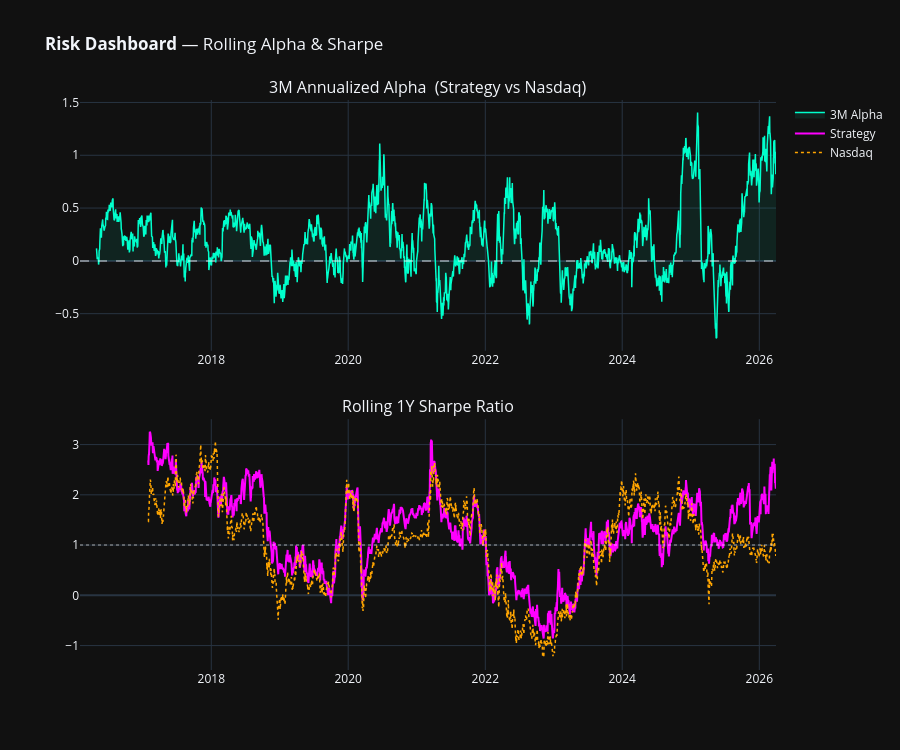

This figure's notebook cell:
### Code cell
# ── 5b. Rolling metrics dashboard ────────────────────────────────────────
fig_m = make_subplots(rows=2, cols=1, vertical_spacing=0.12,
    subplot_titles=(
        f"3M Annualized Alpha  (Strategy vs Nasdaq)",
        "Rolling 1Y Sharpe Ratio"))

fig_m.add_trace(go.Scatter(x=r_alpha.index, y=r_alpha, name="3M Alpha",
    line=dict(color='#00FFCC', width=1.5),
    fill='tozeroy', fillcolor='rgba(0,255,204,0.08)'), row=1, col=1)
fig_m.add_hline(y=0, line_dash="dash", line_color="white", opacity=0.4, row=1, col=1)

fig_m.add_trace(go.Scatter(x=roll_sharpe.index, y=roll_sharpe,
    name="Strategy", line=dict(color='magenta', width=2)), row=2, col=1)
fig_m.add_trace(go.Scatter(x=ndq_rs.index, y=ndq_rs,
    name="Nasdaq", line=dict(color='orange', width=1.5, dash='dot')), row=2, col=1)
fig_m.add_hline(y=1, line_dash="dot", line_color="white", opacity=0.3, row=2, col=1)

fig_m.update_layout(height=750, autosize=True, template="plotly_dark", hovermode="x unified",
    title="<b>Risk Dashboard</b> — Rolling Alpha & Sharpe")
fig_m.show()

### Figure 1 — Plotly figure (JSON) as saved in the notebook; plotly's stock layout.template omitted (floating-point values rounded to 4 significant figures; data arrays with more than 128 entries replaced by an {"elided": "..."} marker saying what was removed)
{"data": [{"fill": "tozeroy", "fillcolor": "rgba(0,255,204,0.08)", "line": {"color": "#00FFCC", "width": 1.5}, "name": "3M Alpha", "type": "scatter", "x": {"elided": "2556 str values"}, "xaxis": "x", "y": {"elided": "2556 float values"}, "yaxis": "y"}, {"line": {"color": "magenta", "width": 2}, "name": "Strategy", "type": "scatter", "x": {"elided": "2556 str values"}, "xaxis": "x2", "y": {"elided": "2556 float values"}, "yaxis": "y2"}, {"line": {"color": "orange", "dash": "dot", "width": 1.5}, "name": "Nasdaq", "type": "scatter", "x": {"elided": "2556 str values"}, "xaxis": "x2", "y": {"elided": "2556 float values"}, "yaxis": "y2"}], "layout": {"annotations": [{"font": {"size": 16}, "showarrow": false, "text": "3M Annualized Alpha  (Strategy vs Nasdaq)", "x": 0.5, "xanchor": "center", "xref": "paper", "y": 1, "yanchor": "bottom", "yref": "paper"}, {"font": {"size": 16}, "showarrow": false, "text": "Rolling 1Y Sharpe Ratio", "x": 0.5, "xanchor": "center", "xref": "paper", "y": 0.44, "yanchor": "bottom", "yref": "paper"}], "autosize": true, "height": 750, "hovermode": "x unified", "shapes": [{"line": {"color": "white", "dash": "dash"}, "opacity": 0.4, "type": "line", "x0": 0, "x1": 1, "xref": "x domain", "y0": 0, "y1": 0, "yref": "y"}, {"line": {"color": "white", "dash": "dot"}, "opacity": 0.3, "type": "line", "x0": 0, "x1": 1, "xref": "x2 domain", "y0": 1, "y1": 1, "yref": "y2"}], "title": {"text": "<b>Risk Dashboard</b> — Rolling Alpha & Sharpe"}, "xaxis": {"anchor": "y", "domain": [0, 1]}, "xaxis2": {"anchor": "y2", "domain": [0, 1]}, "yaxis": {"anchor": "x", "domain": [0.56, 1]}, "yaxis2": {"anchor": "x2", "domain": [0, 0.44]}}}
